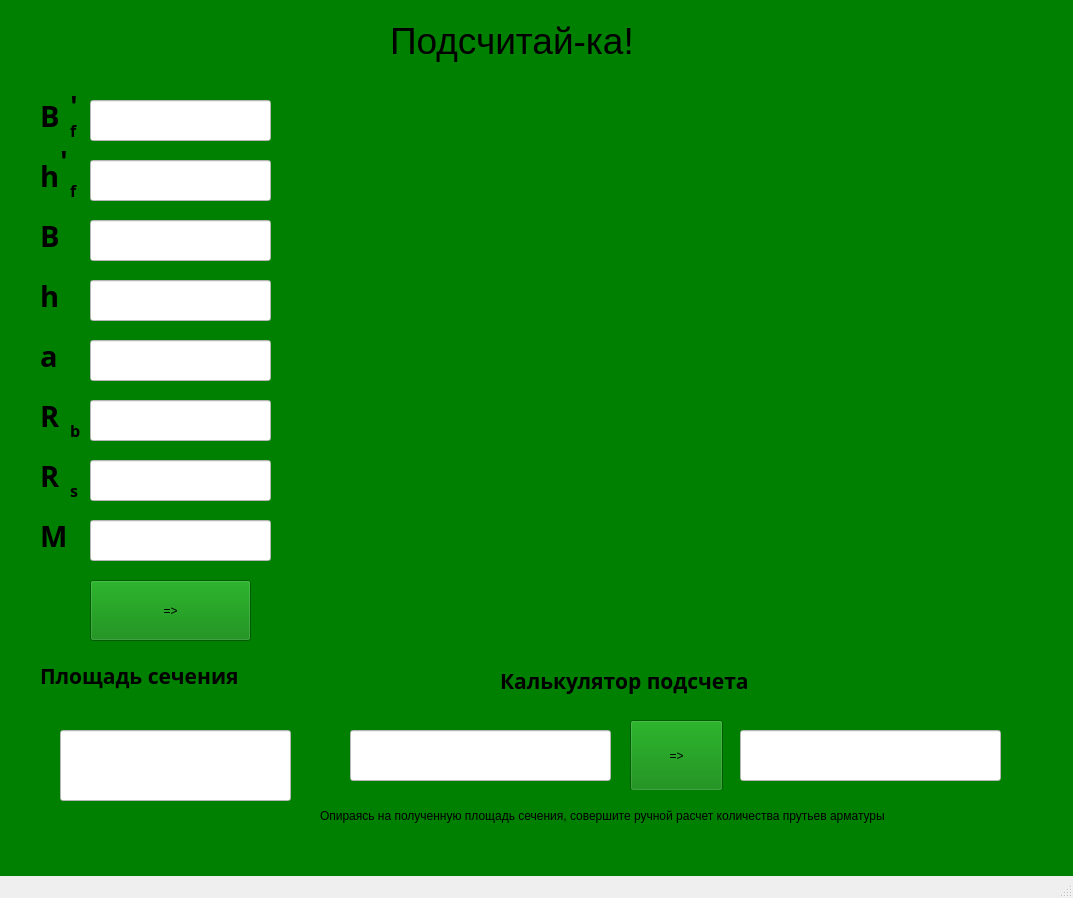
<?xml version="1.0" encoding="UTF-8"?>
<ui version="4.0">
 <class>MainWindow</class>
 <widget class="QMainWindow" name="MainWindow">
  <property name="geometry">
   <rect>
    <x>0</x>
    <y>0</y>
    <width>1073</width>
    <height>898</height>
   </rect>
  </property>
  <property name="windowTitle">
   <string>MainWindow</string>
  </property>
  <property name="styleSheet">
   <string notr="true">и</string>
  </property>
  <widget class="QWidget" name="centralwidget">
   <property name="styleSheet">
    <string notr="true">background-color: #008000</string>
   </property>
   <widget class="QLineEdit" name="input_bf">
    <property name="geometry">
     <rect>
      <x>90</x>
      <y>100</y>
      <width>181</width>
      <height>41</height>
     </rect>
    </property>
    <property name="styleSheet">
     <string notr="true">background-color: #FFFFFF</string>
    </property>
   </widget>
   <widget class="QLineEdit" name="input_hf">
    <property name="geometry">
     <rect>
      <x>90</x>
      <y>160</y>
      <width>181</width>
      <height>41</height>
     </rect>
    </property>
    <property name="styleSheet">
     <string notr="true">background-color: #FFFFFF</string>
    </property>
   </widget>
   <widget class="QLineEdit" name="input_b">
    <property name="geometry">
     <rect>
      <x>90</x>
      <y>220</y>
      <width>181</width>
      <height>41</height>
     </rect>
    </property>
    <property name="styleSheet">
     <string notr="true">background-color: #FFFFFF</string>
    </property>
   </widget>
   <widget class="QLineEdit" name="input_h">
    <property name="geometry">
     <rect>
      <x>90</x>
      <y>280</y>
      <width>181</width>
      <height>41</height>
     </rect>
    </property>
    <property name="styleSheet">
     <string notr="true">background-color: #FFFFFF</string>
    </property>
   </widget>
   <widget class="QLineEdit" name="input_a">
    <property name="geometry">
     <rect>
      <x>90</x>
      <y>340</y>
      <width>181</width>
      <height>41</height>
     </rect>
    </property>
    <property name="styleSheet">
     <string notr="true">background-color: #FFFFFF</string>
    </property>
   </widget>
   <widget class="QLineEdit" name="input_rb">
    <property name="geometry">
     <rect>
      <x>90</x>
      <y>400</y>
      <width>181</width>
      <height>41</height>
     </rect>
    </property>
    <property name="styleSheet">
     <string notr="true">background-color: #FFFFFF</string>
    </property>
   </widget>
   <widget class="QLineEdit" name="input_rs">
    <property name="geometry">
     <rect>
      <x>90</x>
      <y>460</y>
      <width>181</width>
      <height>41</height>
     </rect>
    </property>
    <property name="styleSheet">
     <string notr="true">background-color: #FFFFFF</string>
    </property>
   </widget>
   <widget class="QLineEdit" name="input_m">
    <property name="geometry">
     <rect>
      <x>90</x>
      <y>520</y>
      <width>181</width>
      <height>41</height>
     </rect>
    </property>
    <property name="styleSheet">
     <string notr="true">background-color: #FFFFFF</string>
    </property>
   </widget>
   <widget class="QLineEdit" name="input_user">
    <property name="geometry">
     <rect>
      <x>350</x>
      <y>730</y>
      <width>261</width>
      <height>51</height>
     </rect>
    </property>
    <property name="styleSheet">
     <string notr="true">background-color: #FFFFFF</string>
    </property>
   </widget>
   <widget class="QLabel" name="label">
    <property name="geometry">
     <rect>
      <x>40</x>
      <y>90</y>
      <width>31</width>
      <height>51</height>
     </rect>
    </property>
    <property name="font">
     <font>
      <family>Arial Black</family>
      <pointsize>22</pointsize>
      <weight>75</weight>
      <bold>true</bold>
     </font>
    </property>
    <property name="text">
     <string>B</string>
    </property>
   </widget>
   <widget class="QLabel" name="label_2">
    <property name="geometry">
     <rect>
      <x>40</x>
      <y>150</y>
      <width>31</width>
      <height>51</height>
     </rect>
    </property>
    <property name="font">
     <font>
      <family>Arial Black</family>
      <pointsize>22</pointsize>
      <weight>75</weight>
      <bold>true</bold>
     </font>
    </property>
    <property name="text">
     <string>h</string>
    </property>
   </widget>
   <widget class="QLabel" name="label_3">
    <property name="geometry">
     <rect>
      <x>40</x>
      <y>210</y>
      <width>31</width>
      <height>51</height>
     </rect>
    </property>
    <property name="font">
     <font>
      <family>Arial Black</family>
      <pointsize>22</pointsize>
      <weight>75</weight>
      <bold>true</bold>
     </font>
    </property>
    <property name="text">
     <string>B</string>
    </property>
   </widget>
   <widget class="QLabel" name="label_4">
    <property name="geometry">
     <rect>
      <x>40</x>
      <y>270</y>
      <width>31</width>
      <height>51</height>
     </rect>
    </property>
    <property name="font">
     <font>
      <family>Arial Black</family>
      <pointsize>22</pointsize>
      <weight>75</weight>
      <bold>true</bold>
     </font>
    </property>
    <property name="text">
     <string>h</string>
    </property>
   </widget>
   <widget class="QLabel" name="label_5">
    <property name="geometry">
     <rect>
      <x>40</x>
      <y>330</y>
      <width>31</width>
      <height>51</height>
     </rect>
    </property>
    <property name="font">
     <font>
      <family>Arial Black</family>
      <pointsize>22</pointsize>
      <weight>75</weight>
      <bold>true</bold>
     </font>
    </property>
    <property name="text">
     <string>a</string>
    </property>
   </widget>
   <widget class="QLabel" name="label_6">
    <property name="geometry">
     <rect>
      <x>40</x>
      <y>390</y>
      <width>31</width>
      <height>51</height>
     </rect>
    </property>
    <property name="font">
     <font>
      <family>Arial Black</family>
      <pointsize>22</pointsize>
      <weight>75</weight>
      <bold>true</bold>
     </font>
    </property>
    <property name="text">
     <string>R</string>
    </property>
   </widget>
   <widget class="QLabel" name="label_7">
    <property name="geometry">
     <rect>
      <x>40</x>
      <y>450</y>
      <width>31</width>
      <height>51</height>
     </rect>
    </property>
    <property name="font">
     <font>
      <family>Arial Black</family>
      <pointsize>22</pointsize>
      <weight>75</weight>
      <bold>true</bold>
     </font>
    </property>
    <property name="text">
     <string>R</string>
    </property>
   </widget>
   <widget class="QLabel" name="label_8">
    <property name="geometry">
     <rect>
      <x>40</x>
      <y>510</y>
      <width>31</width>
      <height>51</height>
     </rect>
    </property>
    <property name="font">
     <font>
      <family>Arial Black</family>
      <pointsize>22</pointsize>
      <weight>75</weight>
      <bold>true</bold>
     </font>
    </property>
    <property name="text">
     <string>M</string>
    </property>
   </widget>
   <widget class="QLabel" name="label_9">
    <property name="geometry">
     <rect>
      <x>70</x>
      <y>80</y>
      <width>16</width>
      <height>51</height>
     </rect>
    </property>
    <property name="font">
     <font>
      <family>Arial Black</family>
      <pointsize>22</pointsize>
      <weight>75</weight>
      <bold>true</bold>
     </font>
    </property>
    <property name="text">
     <string>'</string>
    </property>
   </widget>
   <widget class="QLabel" name="label_10">
    <property name="geometry">
     <rect>
      <x>70</x>
      <y>120</y>
      <width>16</width>
      <height>21</height>
     </rect>
    </property>
    <property name="font">
     <font>
      <family>Arial Black</family>
      <pointsize>12</pointsize>
      <weight>75</weight>
      <bold>true</bold>
     </font>
    </property>
    <property name="text">
     <string>f</string>
    </property>
   </widget>
   <widget class="QLabel" name="label_11">
    <property name="geometry">
     <rect>
      <x>60</x>
      <y>150</y>
      <width>16</width>
      <height>21</height>
     </rect>
    </property>
    <property name="font">
     <font>
      <family>Arial Black</family>
      <pointsize>22</pointsize>
      <weight>75</weight>
      <bold>true</bold>
     </font>
    </property>
    <property name="text">
     <string>'</string>
    </property>
   </widget>
   <widget class="QLabel" name="label_12">
    <property name="geometry">
     <rect>
      <x>70</x>
      <y>180</y>
      <width>16</width>
      <height>21</height>
     </rect>
    </property>
    <property name="font">
     <font>
      <family>Arial Black</family>
      <pointsize>12</pointsize>
      <weight>75</weight>
      <bold>true</bold>
     </font>
    </property>
    <property name="text">
     <string>f</string>
    </property>
   </widget>
   <widget class="QLabel" name="label_13">
    <property name="geometry">
     <rect>
      <x>70</x>
      <y>420</y>
      <width>16</width>
      <height>21</height>
     </rect>
    </property>
    <property name="font">
     <font>
      <family>Arial Black</family>
      <pointsize>12</pointsize>
      <weight>75</weight>
      <bold>true</bold>
     </font>
    </property>
    <property name="text">
     <string>b</string>
    </property>
   </widget>
   <widget class="QLabel" name="label_14">
    <property name="geometry">
     <rect>
      <x>70</x>
      <y>480</y>
      <width>16</width>
      <height>21</height>
     </rect>
    </property>
    <property name="font">
     <font>
      <family>Arial Black</family>
      <pointsize>12</pointsize>
      <weight>75</weight>
      <bold>true</bold>
     </font>
    </property>
    <property name="text">
     <string>s</string>
    </property>
   </widget>
   <widget class="QLineEdit" name="output_S">
    <property name="geometry">
     <rect>
      <x>60</x>
      <y>730</y>
      <width>231</width>
      <height>71</height>
     </rect>
    </property>
    <property name="styleSheet">
     <string notr="true">background-color: #FFFFFF</string>
    </property>
   </widget>
   <widget class="QLabel" name="label_15">
    <property name="geometry">
     <rect>
      <x>40</x>
      <y>660</y>
      <width>281</width>
      <height>31</height>
     </rect>
    </property>
    <property name="font">
     <font>
      <family>Arial Black</family>
      <pointsize>16</pointsize>
      <weight>75</weight>
      <bold>true</bold>
     </font>
    </property>
    <property name="text">
     <string>Площадь сечения</string>
    </property>
   </widget>
   <widget class="QPushButton" name="btn">
    <property name="geometry">
     <rect>
      <x>630</x>
      <y>720</y>
      <width>93</width>
      <height>71</height>
     </rect>
    </property>
    <property name="font">
     <font>
      <pointsize>9</pointsize>
     </font>
    </property>
    <property name="text">
     <string>=&gt;</string>
    </property>
   </widget>
   <widget class="QLabel" name="label_17">
    <property name="geometry">
     <rect>
      <x>320</x>
      <y>110</y>
      <width>741</width>
      <height>451</height>
     </rect>
    </property>
    <property name="font">
     <font>
      <pointsize>16</pointsize>
      <weight>75</weight>
      <bold>true</bold>
     </font>
    </property>
    <property name="text">
     <string/>
    </property>
    <property name="pixmap">
     <pixmap>Ris_4-71.jpg</pixmap>
    </property>
   </widget>
   <widget class="QLabel" name="label_16">
    <property name="geometry">
     <rect>
      <x>390</x>
      <y>0</y>
      <width>511</width>
      <height>81</height>
     </rect>
    </property>
    <property name="font">
     <font>
      <pointsize>28</pointsize>
     </font>
    </property>
    <property name="text">
     <string>Подсчитай-ка!</string>
    </property>
   </widget>
   <widget class="QLabel" name="label_18">
    <property name="geometry">
     <rect>
      <x>500</x>
      <y>660</y>
      <width>361</width>
      <height>41</height>
     </rect>
    </property>
    <property name="font">
     <font>
      <family>Arial Black</family>
      <pointsize>16</pointsize>
      <weight>75</weight>
      <bold>true</bold>
     </font>
    </property>
    <property name="text">
     <string>Калькулятор подсчета</string>
    </property>
   </widget>
   <widget class="QLabel" name="label_19">
    <property name="geometry">
     <rect>
      <x>320</x>
      <y>790</y>
      <width>951</width>
      <height>51</height>
     </rect>
    </property>
    <property name="font">
     <font>
      <pointsize>9</pointsize>
     </font>
    </property>
    <property name="text">
     <string>Опираясь на полученную площадь сечения, совершите ручной расчет количества прутьев арматуры</string>
    </property>
   </widget>
   <widget class="QPushButton" name="btn1">
    <property name="geometry">
     <rect>
      <x>90</x>
      <y>580</y>
      <width>161</width>
      <height>61</height>
     </rect>
    </property>
    <property name="text">
     <string>=&gt;</string>
    </property>
   </widget>
   <widget class="QLineEdit" name="output_f">
    <property name="geometry">
     <rect>
      <x>740</x>
      <y>730</y>
      <width>261</width>
      <height>51</height>
     </rect>
    </property>
    <property name="styleSheet">
     <string notr="true">background-color: #FFFFFF</string>
    </property>
   </widget>
  </widget>
  <widget class="QMenuBar" name="menubar">
   <property name="geometry">
    <rect>
     <x>0</x>
     <y>0</y>
     <width>1073</width>
     <height>26</height>
    </rect>
   </property>
  </widget>
  <widget class="QStatusBar" name="statusbar"/>
 </widget>
 <resources/>
 <connections/>
</ui>
